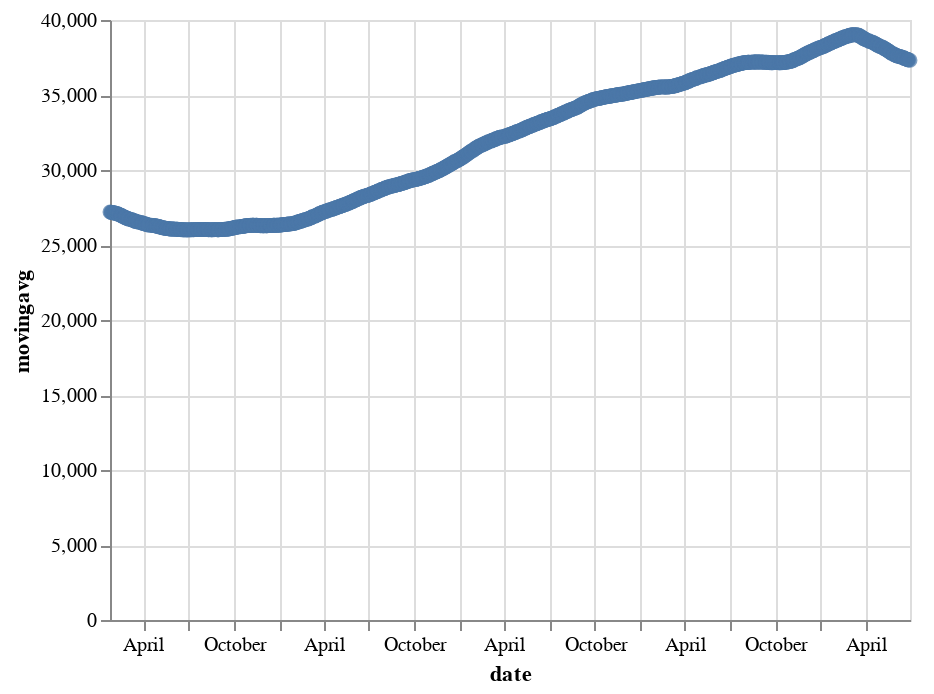

Write notebook code for a chart like this one.
### Code cell
alt.Chart(altdata_fiftytwoweek).mark_point().encode(
    x='date',
    y='movingavg'
)

### Figure 1 — Vega-Lite specification as saved in the notebook (floating-point values rounded to 4 significant figures; data arrays with more than 128 entries replaced by an {"elided": "..."} marker saying what was removed)
{"config": {"view": {"continuousWidth": 400, "continuousHeight": 300}}, "data": {"name": "data-e799b607ed8186914861e9e9972a1876"}, "mark": "point", "encoding": {"x": {"type": "temporal", "field": "date"}, "y": {"type": "quantitative", "field": "movingavg"}}, "$schema": "https://vega.github.io/schema/vega-lite/v4.8.1.json", "datasets": {"data-e799b607ed8186914861e9e9972a1876": {"elided": "1085 records"}}}
